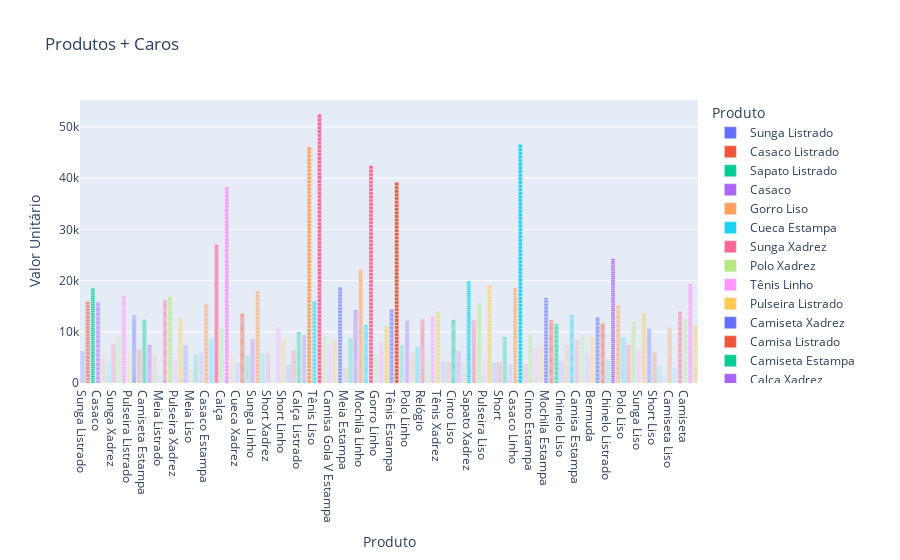

Write notebook code for a chart like this one.
### Code cell
maioresvendas = px.bar(bancod, x='Produto', y='Valor Unitário', color='Produto',
                       title='Produtos + Caros', labels={'Valor Unitário': 'Valor Unitário'})

# Exibir o gráfico
maioresvendas.show()
